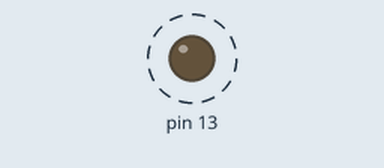
A sketch run on a simulated Arduino Uno, built with avr-gcc and run on an emulated ATmega328P. Parts: output pins drawn as LEDs (lit = HIGH). Dashed ring = blinking.

Above: at 0.5 s.
Timing chart, 0 to 4.6 s (numbered marks = the images above):
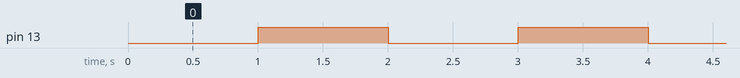

The sketch:

sketch_4led.ino
```cpp
/**
 * Arduino Smart Car Sample by Bluemoon inc.
 * LED点灯サンプル
 * デジタル端子13番にLEDのプラス（長い方）端子・GNDにLEDのマイナス端子を接続
 */
#include <Wire.h>

void setup() {
  pinMode( 13 , OUTPUT );
}

void loop() {
  digitalWrite(13,LOW);
  delay(1000);
  digitalWrite(13,HIGH);
  delay(1000);
}
```

Measured:
- by itself, pin 13: alternates HIGH for 1.0 s and LOW for 1.0 s
